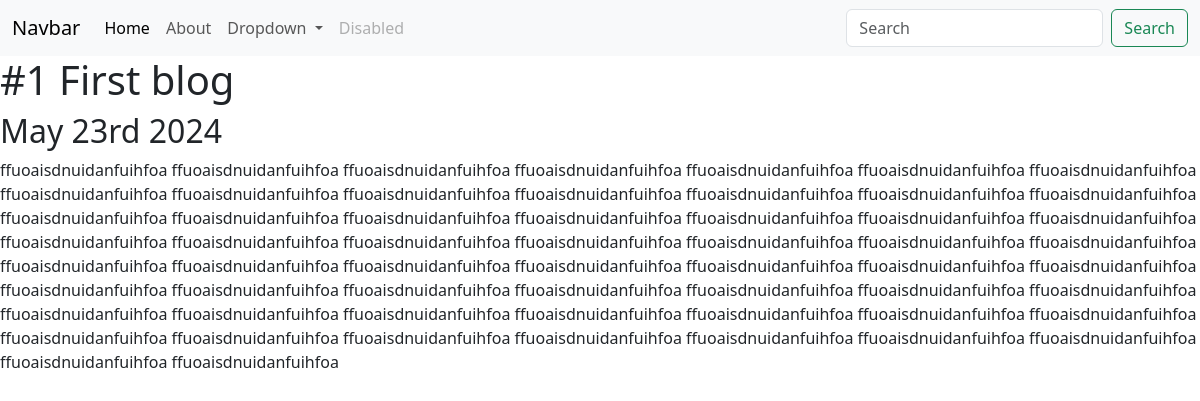
The page /blog/1 on the database its author committed.
### blog/models.py (models this page shows, shortened)
class Blog(models.Model):
    title = models.CharField(max_length = 200)
    description = models.TextField()
    date = models.DateField(("Date"), default=datetime.date.today)

### blog/views.py (the view)
# urls.py: path('<int:blog_id>', views.detail, name='detail'),
def detail(request, blog_id):
    blog = get_object_or_404(Blog, pk=blog_id)
    return render(request, 'blog/detail.html',{'blog': blog})

### blog/templates/blog/detail.html
{% extends 'portfolio/base.html' %}
{% block content %}
<h1>{{ blog.title }}</h1>
<h2>{{ blog.date | date:'F jS Y' }}</h2>
{{ blog.description | safe }}
{% endblock %}

### rows shown on the page
Blog: title "#1 First blog", date "May 23rd 2024", description "ffuoaisdnuidanfuihfoa ffuoaisdnuidanfuihfoa ffuoaisdnuidanfuihfoa ffuoaisdnuidanfuihfoa ffuoaisdnuidanfuihfoa ffuoaisdnuidanfuihfoa ffuoaisdnuidanfuihfoa ffuoaisdnuidanfuihfoa ffuoaisdnuidanfuihfoa ffuoaisdnuidanfuihfoa ffuoaisdnuidanfuihfoa ffuoaisdnuidanfuihfoa ffuoaisdnuidanfuihfoa ffuoaisdnuidanfuihfoa ffuoaisdnuidanfuihfoa ffuoaisdnuidanfuihfoa ffuoaisdnuidanfuihfoa ffuoaisdnuidanfuihfoa ffuoaisdnuidanfuihfoa ffuoaisdnuidanfuihfoa ffuoaisdnuidanfuihfoa ffuoaisdnuidanfuihfoa ffuoaisdnuidanfuihfoa ffuoaisdnuidanfuihfoa ffuoaisdnuidanfuihfoa ffuoaisdnuidanfuihfoa ffuoaisdnuidanfuihfoa ffuoaisdnuidanfuihfoa ffuoaisdnuidanfuihfoa ffuoaisdnuidanfuihfoa ffuoaisdnuidanfuihfoa…"
